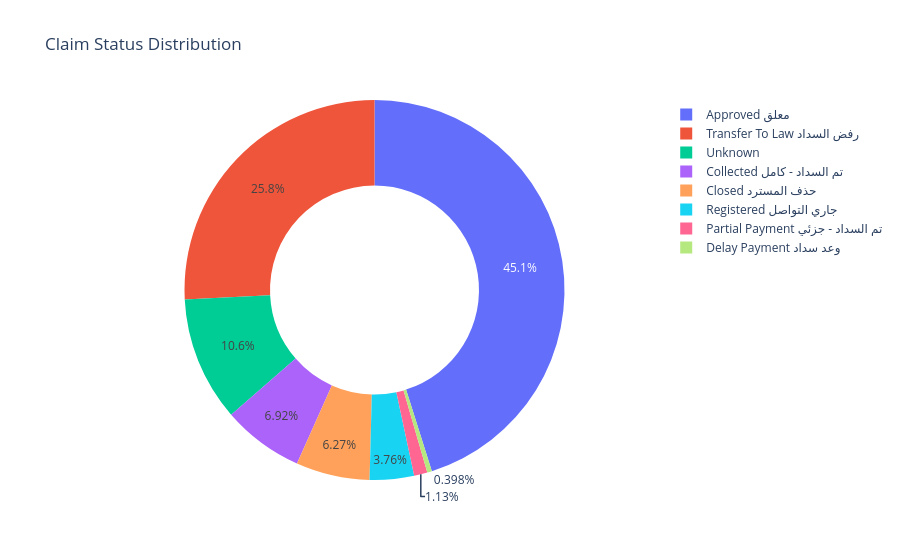

Notebook cell for this chart:
### Markdown cell above
### Q2) How are claims distributed by status?

### Code cell
status_counts = (
    df["Status"]
    .fillna("Unknown")
    .value_counts()
    .reset_index()
)

status_counts.columns = ["Status", "Count"]

fig = px.pie(
    status_counts,
    names="Status",
    values="Count",
    hole=0.55,
    title="Claim Status Distribution"
)

fig.show()

### Figure 1 — Plotly figure (JSON) as saved in the notebook; plotly's stock layout.template omitted (floating-point values rounded to 4 significant figures)
{"data": [{"domain": {"x": [0, 1], "y": [0, 1]}, "hole": 0.55, "hovertemplate": "Status=%{label}<br>Count=%{value}<extra></extra>", "labels": ["Approved معلق", "Transfer To Law رفض السداد", "Unknown", "Collected تم السداد - كامل", "Closed حذف المسترد", "Registered جاري التواصل", "Partial Payment تم السداد - جزئي", "Delay Payment وعد سداد"], "legendgroup": "", "name": "", "showlegend": true, "type": "pie", "values": [1474, 843, 346, 226, 205, 123, 37, 13]}], "layout": {"legend": {"tracegroupgap": 0}, "title": {"text": "Claim Status Distribution"}}}
